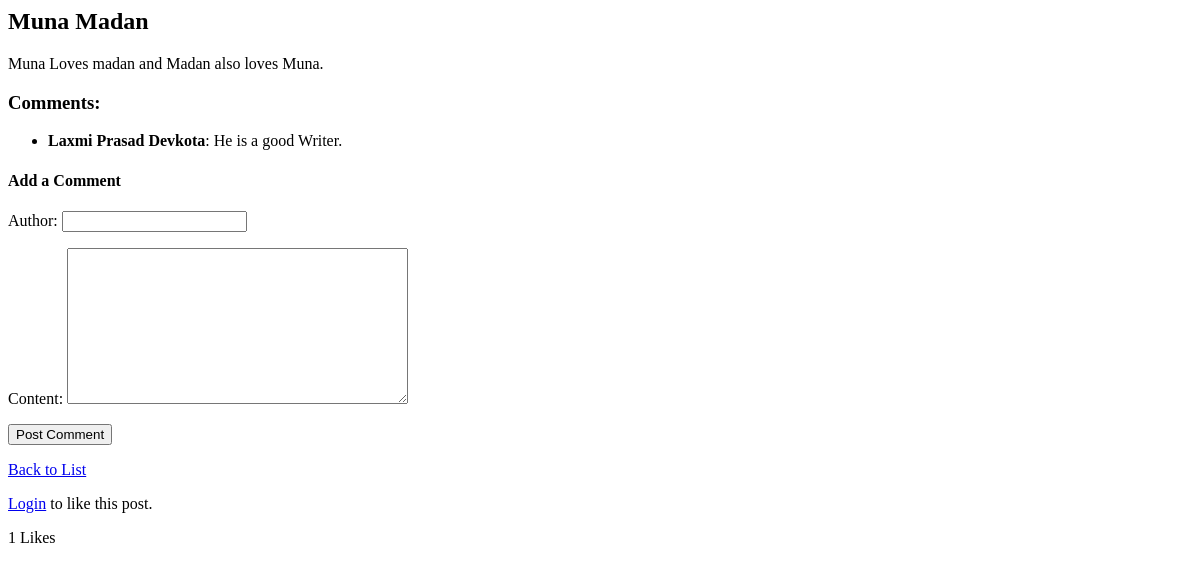
/post/1/, run on an earlier commit of the app's database.
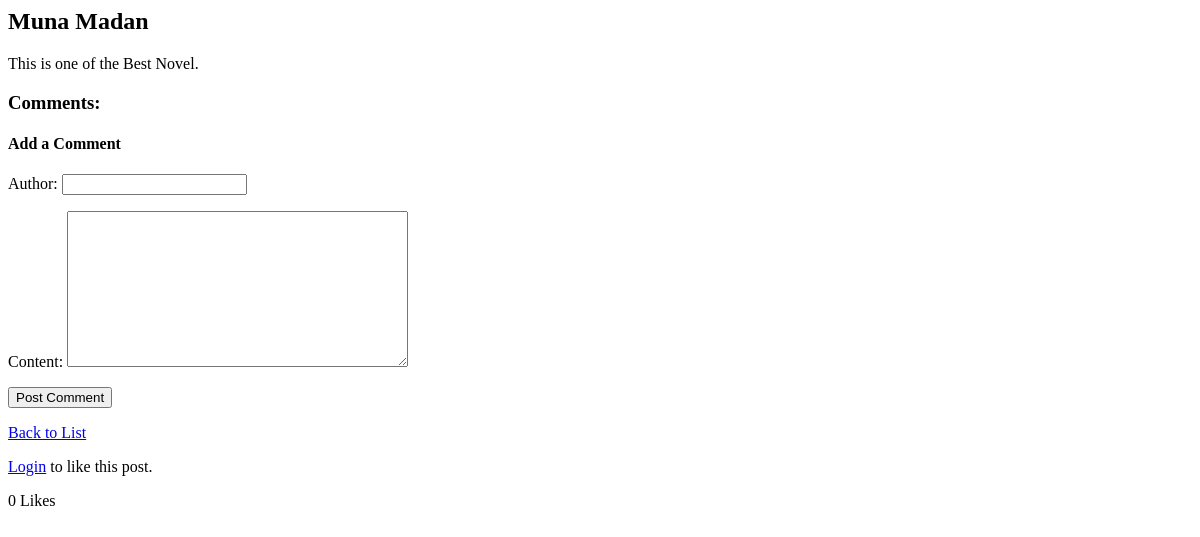
And on a later commit of the database.
### Blog/models.py (models this page shows, shortened)
class Post(models.Model):
    title = models.CharField(max_length=200)
    content = models.TextField()
    created_at = models.DateTimeField(default=timezone.now)
    updated_at = models.DateTimeField(auto_now=True)
    likes = models.ManyToManyField(User, related_name='liked_posts', blank=True)
    author = models.ForeignKey(User, on_delete=models.CASCADE, related_name='posts')

class Comment(models.Model):
    post = models.ForeignKey(Post, related_name='comments', on_delete=models.CASCADE)
    author = models.CharField(max_length=100)
    content = models.TextField()
    created_at = models.DateTimeField(default=timezone.now)

### Blog/views.py (the view)
# urls.py: path('post/<int:pk>/', views.post_detail, name='post_detail'),
def post_detail(request, pk):
    post = get_object_or_404(Post, pk=pk)
    comments = post.comments.all()
    if request.method == "POST":
        form = CommentForm(request.POST)
        if form.is_valid():
            comment = form.save(commit=False)
            comment.post = post
            comment.save()
            return redirect('post_detail', pk=post.pk)
    else:
        form = CommentForm()
    return render(request, 'blog/post_detail.html', {'post': post, 'comments': comments, 'form': form})

### Blog/forms.py
class CommentForm(forms.ModelForm):
    class Meta:
        model = Comment
        fields = ['author', 'content']

### Blog/templates/Blog/post_detail.html (shortened to what this page needs)
<h2>{{ post.title }}</h2>
<p>{{ post.content }}</p>
<h3>Comments:</h3>
<ul>
  {% for comment in comments %}
    <li><strong>{{ comment.author }}</strong>: {{ comment.content }}</li>
  {% endfor %}
</ul>
<h4>Add a Comment</h4>
<form method="post">
  {{ form.as_p }}
  <button type="submit">Post Comment</button>
</form>
<a href="{% url 'post_list' %}">Back to List</a>
{% if user.is_authenticated %}
  <form method="post" action="{% url 'toggle_like' post.pk %}">{% csrf_token %}
    <button type="submit">
      {% if user in post.likes.all %}
        ❤️ Unlike
      {% else %}
        🤍 Like
      {% endif %}
    </button>
  </form>
{% else %}
  <p><a href="{% url 'login' %}">Login</a> to like this post.</p>
{% endif %}
<p>{{ post.likes.count }} Likes</p>

What changed in the data, as far as the page shows it:
removed Comment: author "Laxmi Prasad Devkota", content "He is a good Writer."
changed Post "Muna Madan": content "Muna Loves madan and Madan also loves Muna." → "This is one of the Best Novel."; likes.count "1" → "0"
